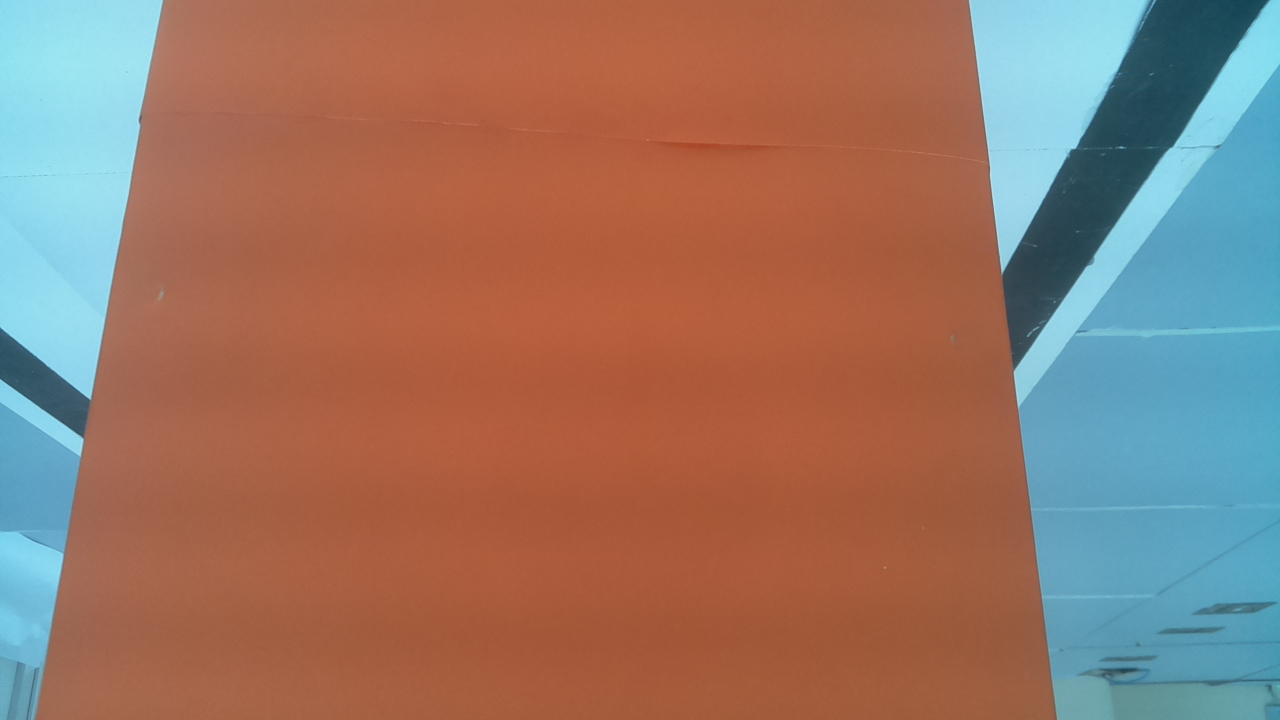
#> input picture 2021/tests/fotos2/WhatsApp Image 2021-10-12 at 18.48.05.jpeg, 1280 x 720 px, found by its file name; its folder holds only this picture in this run
$ python teste_checar_alinhamento_v2.py
#> lines starting #> are read from the running program, lines starting #| are printed output that depends on the picture; after the words box and inside, x2 and y2 are one past the last pixel; in counts of white or black regions, pixels touching at a corner belong together
### 2021/visao.py
import cv2
import numpy as np
import math
from constantes import *
#import classes


""" Classe relacionada a imagem obtida pela camera. Ao ser chamada, inverte a imagem e salva constantes relacionadas a imagem, como altura, largura e centro.
 Possui o metodo mask, que retorna a mascara da imagem, passando o arquivo onde esta salvo os ranges da cor."""
class Classe_imagem():
    def __init__(self, path):
        #print("Entrando no _init_ do Classe_imagem()")
        img = cv2.imread(path)
#> img is the input picture: shape (720, 1280, 3); mean B, G, R 102.9, 117.5, 151.7
        #img = np.array(img)

        img = cv2.rotate(img, cv2.ROTATE_180)
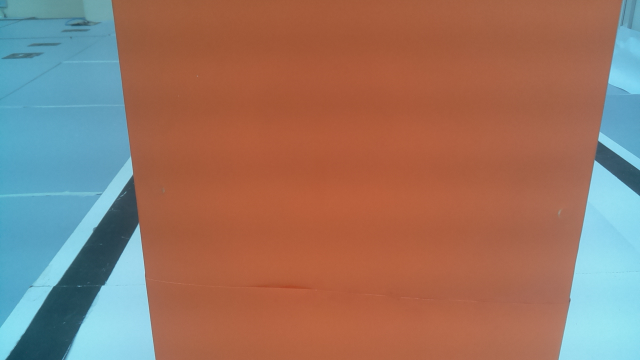
#> img: shape (720, 1280, 3) (shown at 1/2 size); mean B, G, R 102.9, 117.5, 151.7
        #cv2.imwrite("/home/pi/Pictures/imagem_girada.jpg", img)

        img.astype(np.uint8)

        (self.altura, self.largura) = img.shape[:2]
        self.centro = ( (self.largura)/2, (self.altura)/2 )

        # [7 lines of commented-out code are left out]
        self.img = img
        #self.topo_da_pista = int(0.0*self.altura) #coordenada y do topo da pista
        self.topo_da_pista = 0
        self.meio_da_pista = 0 # coordenada x do meio da pista
        self.largura_pista = 0 # largura do final da pista na imagem
        self.mult_largura_pista = 0.7 #ate quanto da metade da largura da pista ainda eh atravessavel pelo robo
        #print("Saindo do _init_ do Classe_imagem()")

    def mask(self, ranges_file_path):
        hsv = cv2.cvtColor(self.img, cv2.COLOR_BGR2HSV) # converte a cor para hsv
        with open(ranges_file_path, "r") as f:
            lines = f.readlines()
            range = lines[0].split(",")
            lower = np.array([int(range[0]),int(range[1]),int(range[2])])  #range de cores em hsv para reconhecer as bordas
            upper = np.array([int(range[3]),int(range[4]),int(range[5])])
        mask = cv2.inRange(hsv, lower, upper)
        kernel = np.ones((5,5), np.uint8)
        mask = cv2.morphologyEx(mask, cv2.MORPH_CLOSE, kernel, iterations=1)
        mask = cv2.morphologyEx(mask, cv2.MORPH_OPEN, kernel, iterations=1)
        return mask

'''tira o coeficiente angular ( delta y / delta x) a partir de uma lista de coordenadas x1 y1 x2 y2. utilizada em funcoes
dessa biblioteca: '''
def coef_angular(lista):
    if len(lista) != 0:
        if lista[X2] != lista[X1]: return float(float(lista[Y2]-lista[Y1]) / float(lista[X2]-lista[X1]))
        else: return 999.9
    else: return 999.9


'''tira o coeficiente linear ( y1 - coef_angular *x1 = coef_linear) a partir de uma lista de coordenadas x1 y1 x2 y2.
utilizada em funcoes dessa biblioteca: '''
def coef_linear(lista):
    if len(lista) != 0:
        return float(float(lista[Y1]) - float(lista[X1])*coef_angular(lista))
    else:   return 0
# Essa funcao deve devolver o ponto medio ( (x,y) ) da borda inferior do obstaculo mais proximo


""" recebe a mascara do branco e o objeto_imagem e procura o contorno fechado de maior area (pista). salva o y da pista como topo_da_pista e o x + largura/2
 como o meio_da_pista no objeto_imagem"""
# [29 lines left out: function reconhecer_pista, not called in this run]


""" recebe duas retas no formato [x1, y1, x2, y2] e retora o ponto de interseccao x, y """
def interscetion(r1, r2):
    ml = coef_angular(r1)
    mr = coef_angular(r2)
    nl = coef_linear(r1)
    nr = coef_linear(r2)

    x = (nr-nl)/(ml-mr)
    y = mr*x+nr
    #IMG = cv2.circle(IMG, (int(x),int(y)), radius=10, color=(0, 255, 255), thickness=-1)
    return int(x), int(y)


''' identifica a borda laranja mais baixa e traca o ponto medio dela, retornando-o. Usada na decisao desvio'''
# [77 lines left out: function ponto_medio_borda_inferior, not called in this run]


'''Recebe apenas a imagem. Retorna o x1 y1 x2 y2 das bordas laterais e uma variavel auxiliar que inidica se
foram encontrada, duas retas, zero retas ou uma reta ( e qual eh ela). Versao do fernandes que utiliza uma mascara branca
e uma area branca nao tao grande para tentar pegar a parte mais externa das bordas pretas, alem de filtrar as muito
deitadas ou muito verticais. Usada na alinhamento_pista e na decisao_desvio'''
# [65 lines left out: function bordas_laterais_v1, not called in this run]


""" adaptacao da bordas_laterais_v1 que adiciona 3 restricoes para encontrar as retas. A primeira eh a RANGE_INCLINACAO, que seleciona um coeficiente angular minimo
 e maximo para considerar como borda. A segunda eh o topo_da_pista, que seleciona apenas as retas que estao abaixo do topo da pista para evitar ruidos. A terceira
  eh o meio_da_pista que divide as retas da borda da esquerda e da borda da direita."""
def bordas_laterais_v2(objeto_imagem):
    mask = objeto_imagem.mask("ranges_preto.txt")
   # reconhecer_pista(mask, objeto_imagem)
    img = objeto_imagem.img
    edges = cv2.Canny(mask, 50, 150, apertureSize=3)
    cv2.imwrite("./tests/mask.png", mask)

    lines = cv2.HoughLinesP(edges, 1, np.pi/180, threshold=40, minLineLength=10, maxLineGap=50)
  #  lines = cv2.HoughLinesP(mask, 1, np.pi/180, threshold=100, minLineLength=10, maxLineGap=20)
    left_lines = []
    right_lines =[]
   # todas_as_linhas = IMG
    if lines is not None:
        for line in lines:
            line = line.reshape(4)
            x1,y1,x2,y2 = line
            img = cv2.line(img, (x1,y1), (x2,y2), (0,127,255), 2)

            desvio_maximo = np.pi/180*RANGE_INCLINACAO
            # [5 lines of commented-out code are left out]
            if y1>objeto_imagem.topo_da_pista or y2>objeto_imagem.topo_da_pista:
                if math.atan(1)-desvio_maximo/2 < math.atan(coef_angular(line)) < math.atan(1)+desvio_maximo/2:
                    right_lines.append([x1,y1,x2,y2])
                #    print("angulo : ", 180/np.pi*math.atan(coef_angular(line)))
                  #  print([x1, y1, x2, y2])
                    cv2.line(objeto_imagem.img, (x1,y1), (x2,y2), (0,255,0), 2)
                if math.atan(-1)-desvio_maximo/2 < math.atan(coef_angular(line)) < math.atan(-1)+desvio_maximo/2:
                    left_lines.append([x1,y1,x2,y2])
                    cv2.line(objeto_imagem.img, (x1,y1), (x2,y2), (0,127,0), 2)
    else: return [],[],NAO_HA_RETA
   # cv2.imwrite("todas_as_linhas.png", todas_as_linhas)

    ha_reta_na_direita = False
    if(len(right_lines) != 0):
        ha_reta_na_direita = True
        vertical_direita = [objeto_imagem.largura,0,objeto_imagem.largura,objeto_imagem.altura]
        y_max = 0
        right = right_lines[0]
        for line in right_lines:
            _,y = interscetion(line, vertical_direita)
            if y > y_max:
                y_max = y
                right = line
        [x1, y1, x2, y2] = right
        cv2.line(objeto_imagem.img, (x1,y1), (x2,y2), (0,0,255), 2)

    ha_reta_na_esquerda = False
    if(len(left_lines) != 0):
        ha_reta_na_esquerda = True
        vertical_esquerda = [0,0,0,objeto_imagem.altura]
        y_max = 0
        left = left_lines[0]
        for line in left_lines:
            _,y = interscetion(line, vertical_esquerda)
            if y > y_max:
                y_max = y
                left = line
        [x1, y1, x2, y2] = left
        cv2.line(objeto_imagem.img, (x1,y1), (x2,y2), (0,0,255), 2)

    cv2.imwrite("./tests/bordas_laterais.jpg", objeto_imagem.img)
    if ha_reta_na_direita == False and ha_reta_na_esquerda == False:
        return [],[],NAO_HA_RETA
    if ha_reta_na_direita == True and ha_reta_na_esquerda == True:
        return left, right, HA_DUAS_RETAS
    if ha_reta_na_direita == False and ha_reta_na_esquerda == True:
        return left, [], SO_ESQUERDA
    if ha_reta_na_direita == True and ha_reta_na_esquerda == False:
        return [], right, SO_DIREITA


#dado uma imagem e um valor de comparacao, verificar se a reta mais proxima esta dentro do limite ou nao
# [69 lines left out: function checar_proximidade, not called in this run]

### 2021/tests/teste_checar_alinhamento_v2.py
#import sys
#sys.path.insert(1, '../')
from os import listdir
from os.path import  join
from visao import *
import copy

path = "./tests/fotos2/"

IMAGES = [Classe_imagem(join(path, f)) for f in listdir(join(path))]

ANDAR = "0"
GIRAR_ESQUERDA = "1"
GIRAR_DIREITA = "2"
PARAR = "3"
SUBIR = "4"
DESCER = "5"


font                   = cv2.FONT_HERSHEY_SIMPLEX
bottomLeftCornerOfText = (10,500)
fontScale              = 1
fontColor              = (255,255,255)
lineType               = 2

def bordas_laterais_v3(objeto_imagem):
    mask = objeto_imagem.mask("ranges_preto.txt")
   # reconhecer_pista(mask, objeto_imagem)
    img = objeto_imagem.img
    edges = cv2.Canny(mask, 50, 150, apertureSize=3)
#    cv2.imwrite( path+"../masks/"+str(i)+".png", mask)

    lines = cv2.HoughLinesP(edges, 1, np.pi/180, 100, minLineLength=10, maxLineGap=150)
    left_lines = []
    right_lines =[]
   # todas_as_linhas = IMG
    if lines is not None:
        for line in lines:
            line = line.reshape(4)
            x1,y1,x2,y2 = line
            img = cv2.line(img, (x1,y1), (x2,y2), (0,127,255), 2)

            theta = np.pi/180*RANGE_INCLINACAO
            if y1>objeto_imagem.topo_da_pista or y2>objeto_imagem.topo_da_pista:
                if math.atan(1)-theta/2 < math.atan(coef_angular(line)) < math.atan(1)+theta/2:
                    right_lines.append([x1,y1,x2,y2])
                #    print("angulo : ", 180/np.pi*math.atan(coef_angular(line)))
                  #  print([x1, y1, x2, y2])
                   # cv2.line(objeto_imagem.img, (x1,y1), (x2,y2), (0,255,0), 2)
            if y1>objeto_imagem.topo_da_pista or y2>objeto_imagem.topo_da_pista:
                if math.atan(-1)-theta/2 < math.atan(coef_angular(line)) < math.atan(-1)+theta/2:
                    left_lines.append([x1,y1,x2,y2])
               #     cv2.line(objeto_imagem.img, (x1,y1), (x2,y2), (0,127,0), 2)
    else: return [],[],NAO_HA_RETA
   # cv2.imwrite("todas_as_linhas.png", todas_as_linhas)

    ha_reta_na_direita = False
    if(len(right_lines) != 0):
        ha_reta_na_direita = True
        vertical_direita = [objeto_imagem.largura,0,objeto_imagem.largura,objeto_imagem.altura]
        y_max = 0
        for line in right_lines:
            _,y = interscetion(line, vertical_direita)
            if y > y_max:
                y_max = y
                right = line
        [x1, y1, x2, y2] = right
        cv2.line(objeto_imagem.img, (x1,y1), (x2,y2), (0,0,255), 2)

    ha_reta_na_esquerda = False
    if(len(left_lines) != 0):
        ha_reta_na_esquerda = True
        vertical_esquerda = [0,0,0,objeto_imagem.altura]
        y_max = 0
        for line in left_lines:
            _,y = interscetion(line, vertical_esquerda)
            if y > y_max:
                y_max = y
                left = line
        [x1, y1, x2, y2] = left
        cv2.line(objeto_imagem.img, (x1,y1), (x2,y2), (0,0,255), 2)

    if ha_reta_na_direita == False and ha_reta_na_esquerda == False:
        return [],[],NAO_HA_RETA
    if ha_reta_na_direita == True and ha_reta_na_esquerda == True:
        return left, right, HA_DUAS_RETAS
    if ha_reta_na_direita == False and ha_reta_na_esquerda == True:
       return left, [], SO_ESQUERDA
    if ha_reta_na_direita == True and ha_reta_na_esquerda == False:
       return [], right, SO_DIREITA

def checar_alinhamento_pista_v1(objeto_imagem, tolerancia_central, tolerancia_para_frente):
 #   path = camera.Take_photo()
  #  objeto_imagem = Classe_imagem(path)
    reta_esquerda, reta_direita, caso = bordas_laterais_v2(objeto_imagem)
    largura, altura = objeto_imagem.largura, objeto_imagem.altura

    print("Estamos no seguinte caso:", caso)
    if(caso == HA_DUAS_RETAS):
        x_intersecao = (coef_linear(reta_direita)-coef_linear(reta_esquerda))/(coef_angular(reta_esquerda)-coef_angular(reta_direita))
        '''cv2.circle(img, (int(x_intersecao) , int(coef_angular(reta_direita)*x_intersecao+coef_linear(reta_direita))) , 10,(100,100) , -1)
        cv2.line(img, (reta_direita[X1], reta_direita[Y1]), (reta_direita[X2], reta_direita[Y2]), (0,0,255), 2)
        cv2.line(img, (reta_esquerda[X1], reta_esquerda[Y1]), (reta_esquerda[X2], reta_esquerda[Y2]), (0,0,255), 2)
        cv2.imshow("na main as DUAS e o PONTO", img)
        cv2.waitKey(0)'''
        proximidade_do_meio = abs((x_intersecao - (largura/2))*100/largura)
        print(proximidade_do_meio)
        if(proximidade_do_meio < tolerancia_central):
            cv2.putText(objeto_imagem.img,'2 RETAS: ALINHADO', bottomLeftCornerOfText, font, fontScale, fontColor, lineType)
            return(ANDAR)
        elif x_intersecao < (largura/2):
            cv2.putText(objeto_imagem.img,'2 RETAS: GIRAR ESQUERDA', bottomLeftCornerOfText, font, fontScale, fontColor, lineType)
            return(GIRAR_ESQUERDA)
        else:
            print("2 RETAS: GIRAR_DIREITA")
            return(GIRAR_DIREITA)

    elif(caso == SO_DIREITA):

        #cv2.circle(img, (largura//2 , altura) , 50,(100,100) , -1)
        projecao_na_reta = coef_angular(reta_direita)*(largura/2) + coef_linear(reta_direita)
        '''cv2.line(img, (reta_direita[X1], reta_direita[Y1]), (reta_direita[X2], reta_direita[Y2]), (0,0,255), 2)
        cv2.circle(img, (largura//2 , int(projecao_na_reta)) , 10,(100,100) , -1)
        cv2.imshow("so direita", img)
        cv2.waitKey(0)'''
        if ((altura-projecao_na_reta)*100 / altura) > tolerancia_para_frente:
            cv2.putText(objeto_imagem.img,'SO DIREITA: ALINHADO', bottomLeftCornerOfText, font, fontScale, fontColor, lineType)
            return(ANDAR)
        else:
            cv2.putText(objeto_imagem.img,'SO DIREITA: GIRAR ESQUERDA', bottomLeftCornerOfText, font, fontScale, fontColor, lineType)
            return(GIRAR_ESQUERDA)

    elif(caso == SO_ESQUERDA):
        #cv2.circle(img, (largura//2 , altura) , 50,(100,100) , -1)
        projecao_na_reta = coef_angular(reta_esquerda)*(largura/2) + coef_linear(reta_esquerda)
        '''cv2.line(img, (reta_esquerda[X1], reta_esquerda[Y1]), (reta_esquerda[X2], reta_esquerda[Y2]), (0,0,255), 2)
        cv2.circle(img, (largura//2 , int(projecao_na_reta)) , 10,(100,100) , -1)
        cv2.imshow("so esquerda", img)
        cv2.waitKey(0)'''
        if ((altura-projecao_na_reta)*100 / altura) > tolerancia_para_frente:
            cv2.putText(objeto_imagem.img,'SO ESQUERDA: ALINHADO', bottomLeftCornerOfText, font, fontScale, fontColor, lineType)
            return(ANDAR)
        else:
            cv2.putText(objeto_imagem.img,'SO ESQUERDA: GIRAR DIREITA', bottomLeftCornerOfText, font, fontScale, fontColor, lineType)
            return(GIRAR_DIREITA)

    else:
        cv2.putText(objeto_imagem.img,'NAO HA RETA', bottomLeftCornerOfText, font, fontScale, fontColor, lineType)
        return(ANDAR)

'''
    Funcao que retorna ANDAR, caso o robo esteja alinhado com a pista, e GIRAR_ESQUERDA ou GIRAR_DIREITA, caso contrario.
    Recebe objeto relativo a Classe_camera(), tira a foto e obtem dela as bordas laterais.
    Em seuida analisa-se os casos:
    NAO_HA_RETA - Acontecera quando o robo estiver muito proximo da linha de chegada, entao retorna ANDAR.
    SO_DIREITA ou SO_ESQUERDA - Calcula-se a interseccao (x, y) da borda com o topo_da_pista. Se a borda nao cortar o meio da imagem
    e (x - largura)//2  for maior que min_largura, que calculado eh usando a geometria da imagem, entao a direcao esta certa. Senao,
    retornara para girar.
    HA_DUAS_RETAS - Neste caso, calcula-se a interseccao das duas bordas com o topo da pista. Se o meio da imagem estiver entre os 2 pontos
    e numa folga relativa a largura do robo, entao o robo esta na direcao certa. Senao, retornara para girar.
'''


def checar_alinhamento_pista_v2(objeto_imagem):
    left, right, caso = bordas_laterais_v3(objeto_imagem)
    k = objeto_imagem.largura//2
    if caso == SO_DIREITA:
        horizontal = [0, objeto_imagem.topo_da_pista, objeto_imagem.largura, objeto_imagem.topo_da_pista]
        x, _ = interscetion(horizontal, right)
        delta_x = x-objeto_imagem.largura//2
        min_largura = int(k - (objeto_imagem.altura - objeto_imagem.topo_da_pista) / coef_angular(right))
        objeto_imagem.img = cv2.circle(objeto_imagem.img, (x, objeto_imagem.topo_da_pista), radius=10, color=(0, 0, 255), thickness=-1)
        objeto_imagem.img = cv2.line(objeto_imagem.img, (objeto_imagem.largura//2 + min_largura, 0), (objeto_imagem.largura//2 + min_largura, objeto_imagem.altura), (127, 127, 0), 2)
        objeto_imagem.img = cv2.line(objeto_imagem.img, (objeto_imagem.largura//2, 0), (objeto_imagem.largura//2, objeto_imagem.altura), (255, 0, 0), 2)
        if delta_x > min_largura and delta_x > 0:
            cv2.putText(objeto_imagem.img,'SO DIREITA: ALINHADO', bottomLeftCornerOfText, font, fontScale, fontColor, lineType)
            return ANDAR
        else:
            cv2.putText(objeto_imagem.img,'SO DIREITA: GIRAR ESQUERDA', bottomLeftCornerOfText, font, fontScale, fontColor, lineType)
            return GIRAR_ESQUERDA
    elif caso == SO_ESQUERDA:
        horizontal = [0, objeto_imagem.topo_da_pista, objeto_imagem.largura, objeto_imagem.topo_da_pista]
        x, _ = interscetion(horizontal, left)
        delta_x = -x + objeto_imagem.largura//2
        min_largura = int(k + (objeto_imagem.altura - objeto_imagem.topo_da_pista) / coef_angular(left))
        objeto_imagem.img = cv2.circle(objeto_imagem.img, (x, objeto_imagem.topo_da_pista), radius=10, color=(0, 0, 255), thickness=-1)
        objeto_imagem.img = cv2.line(objeto_imagem.img, (objeto_imagem.largura//2 - min_largura, 0), (objeto_imagem.largura//2 - min_largura, objeto_imagem.altura), (127, 127, 0), 2)
        objeto_imagem.img = cv2.line(objeto_imagem.img, (objeto_imagem.largura//2, 0), (objeto_imagem.largura//2, objeto_imagem.altura), (255, 0, 0), 2)
        if delta_x > min_largura and delta_x > 0:
            cv2.putText(objeto_imagem.img,'SO ESQUERDA: ALINHADO', bottomLeftCornerOfText, font, fontScale, fontColor, lineType)
            return ANDAR
        else:
            cv2.putText(objeto_imagem.img,'SO ESQUERDA: GIRAR DIREITA', bottomLeftCornerOfText, font, fontScale, fontColor, lineType)
            return GIRAR_DIREITA
    elif caso == NAO_HA_RETA:
        cv2.putText(objeto_imagem.img,'NAO HA RETA', bottomLeftCornerOfText, font, fontScale, fontColor, lineType)
        return ANDAR
    else:
        horizontal = [0, objeto_imagem.topo_da_pista, objeto_imagem.largura, objeto_imagem.topo_da_pista]
        x1, _ = interscetion(horizontal, left)
        x2, _ = interscetion(horizontal, right)
        objeto_imagem.largura_pista = abs(x2 - x1)

        delta_x = (x1+x2)//2-objeto_imagem.largura//2
        objeto_imagem.img = cv2.line(objeto_imagem.img, (objeto_imagem.largura//2, 0), (objeto_imagem.largura//2, objeto_imagem.altura), (255, 0, 0), 2)
        objeto_imagem.img = cv2.line(objeto_imagem.img, (int(objeto_imagem.largura_pista//2*objeto_imagem.mult_largura_pista)+(x1+x2)//2, 0), (int(objeto_imagem.largura_pista//2*objeto_imagem.mult_largura_pista)+(x1+x2)//2, objeto_imagem.altura), (127, 127, 0), 2)
        objeto_imagem.img = cv2.line(objeto_imagem.img, (-int(objeto_imagem.largura_pista//2*objeto_imagem.mult_largura_pista)+(x1+x2)//2, 0), (-int(objeto_imagem.largura_pista//2*objeto_imagem.mult_largura_pista)+(x1+x2)//2, objeto_imagem.altura), (127, 127, 0), 2)
        objeto_imagem.img = cv2.circle(objeto_imagem.img, (x1, objeto_imagem.topo_da_pista), radius=10, color=(0, 255, 255), thickness=-1)
        objeto_imagem.img = cv2.circle(objeto_imagem.img, (x2, objeto_imagem.topo_da_pista), radius=10, color=(0, 255, 255), thickness=-1)
        objeto_imagem.img = cv2.circle(objeto_imagem.img, ((x1+x2)//2, objeto_imagem.topo_da_pista), radius=10, color=(0, 0, 255), thickness=-1)
        if objeto_imagem.largura_pista//2*objeto_imagem.mult_largura_pista > abs(delta_x):
            cv2.putText(objeto_imagem.img,'2 RETAS: ALINHADO', bottomLeftCornerOfText, font, fontScale, fontColor, lineType)
            return ANDAR
        elif delta_x > 0:
            cv2.putText(objeto_imagem.img,'2 RETAS: GIRAR DIREITA', bottomLeftCornerOfText, font, fontScale, fontColor, lineType)
            return GIRAR_DIREITA
        else:
            cv2.putText(objeto_imagem.img,'2 RETAS: GIRAR ESQUERDA', bottomLeftCornerOfText, font, fontScale, fontColor, lineType)
            return GIRAR_ESQUERDA
i=1
for IMG in IMAGES:
    i1 = copy.copy(IMG)
    i2 = copy.copy(IMG)
    ret = checar_alinhamento_pista_v1(i1, 15, 60)
    cv2.imwrite( path+"../finais2/"+str(i)+".png", IMG.img)
    ret = checar_alinhamento_pista_v2(i2)
    cv2.imwrite( path+"../finais/"+str(i)+".png", IMG.img)
    i+=1
#> this loop made 1 pass; (reads 2021/ranges_preto.txt from the repository)
#> pass 1, in mask, `mask = cv2.inRange(hsv, lower, upper)`:
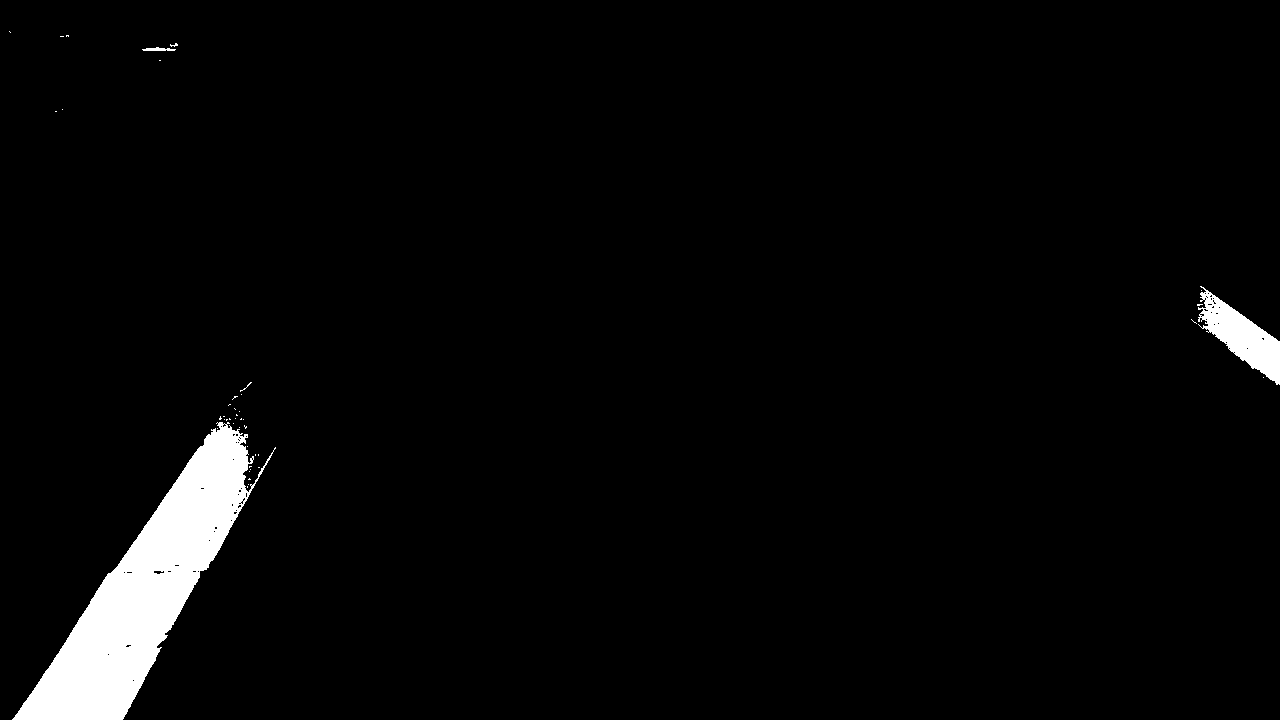
#> mask: shape (720, 1280); 3.1% white; 43 white regions (40 under 20 px), largest, box (x1, y1, x2, y2) and area: (12, 422, 276, 720) 25443, (1198, 286, 1280, 385) 3307, (142, 47, 176, 51) 90
#> after the loop, i = 2
#> (the rest of the program and of its run is left out)
